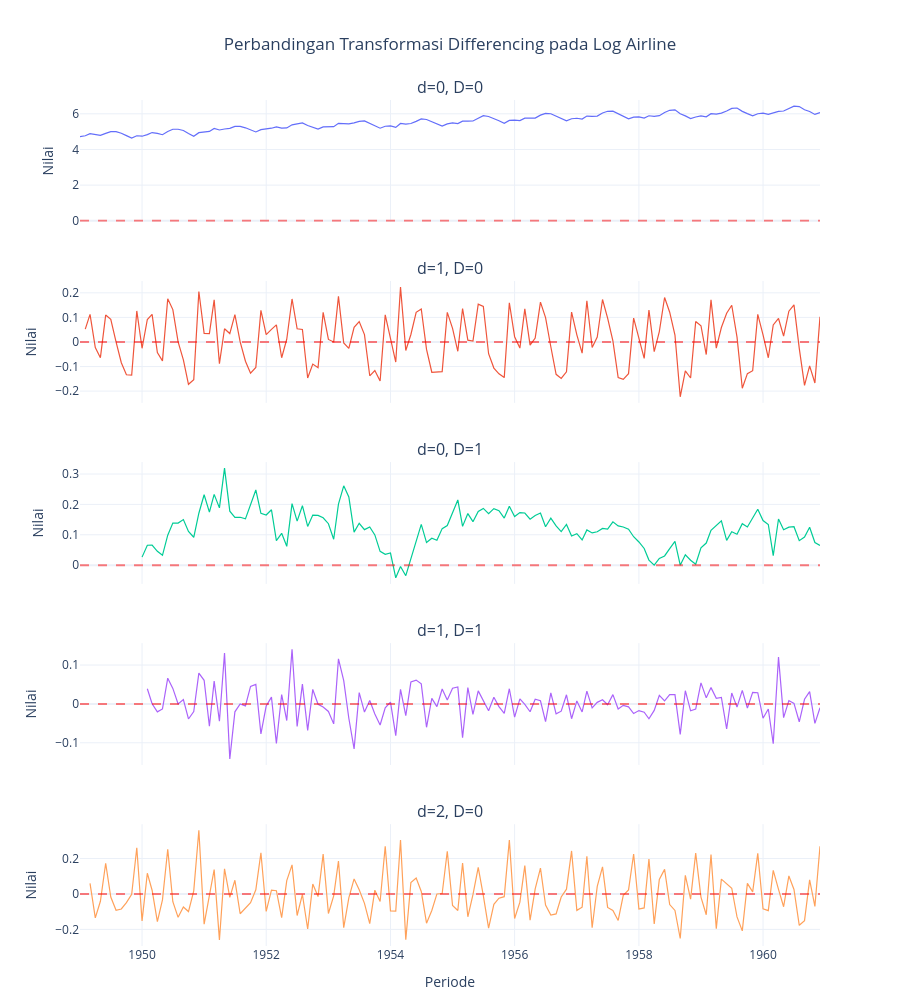

Notebook source saved alongside this figure:
### Markdown cell above
> Fungsi otomatis memberi **d = 2** untuk log Airline karena hanya mengenal differencing biasa. Sumber non-stasioneritas yang tersisa
> adalah **musiman**, sehingga jawaban yang tepat adalah d = 1 **dan** D = 1, bukan differencing biasa kedua. Kita bandingkan beberapa
> kombinasi untuk log Airline:

### Code cell
import plotly.graph_objects as go
from plotly.subplots import make_subplots
import numpy as np
import pandas as pd

ly = np.log(air)

# Kombinasi differencing
kombinasi = {
    'd=0, D=0': ly,
    'd=1, D=0': ly.diff(),
    'd=0, D=1': ly.diff(12),
    'd=1, D=1': ly.diff().diff(12),
    'd=2, D=0': ly.diff().diff()
}

# Ringkasan statistik dan uji stasioneritas
ringkas = {}

for k, z in kombinasi.items():
    z = z.dropna()
    u = uji_stasioner(z)

    ringkas[k] = {
        **u,
        'simp. baku': round(z.std(), 4),
        'ACF lag 1': round(acf(z, nlags=12)[1], 3),
        'ACF lag 12': round(acf(z, nlags=12)[12], 3)
    }

tabel_ringkas = pd.DataFrame(ringkas).T

# Visualisasi Plotly
fig = make_subplots(
    rows=5, cols=1,
    shared_xaxes=True,
    subplot_titles=list(kombinasi.keys()),
    vertical_spacing=0.07
)

for i, (nama, z) in enumerate(kombinasi.items(), start=1):

    z = z.dropna()

    fig.add_trace(
        go.Scatter(
            x=z.index,
            y=z.values,
            mode='lines',
            name=nama,
            line=dict(width=1.2),
            hovertemplate=
                'Periode: %{x}<br>' +
                'Nilai: %{y:.4f}<extra></extra>'
        ),
        row=i, col=1
    )

    fig.add_hline(
        y=0,
        line_dash='dash',
        line_color='red',
        opacity=0.5,
        row=i, col=1
    )

    fig.update_yaxes(
        title_text='Nilai',
        row=i, col=1
    )

fig.update_layout(
    title=dict(
        text='Perbandingan Transformasi Differencing pada Log Airline',
        x=0.5
    ),
    template='plotly_white',
    height=1000,
    hovermode='x unified',
    showlegend=False,
    margin=dict(t=100, b=50)
)

fig.update_xaxes(title_text='Periode', row=5, col=1)

fig.show()

# Tabel ringkasan
display(tabel_ringkas)

### Figure 1 — Plotly figure (JSON) as saved in the notebook; plotly's stock layout.template omitted (floating-point values rounded to 4 significant figures; data arrays with more than 128 entries replaced by an {"elided": "..."} marker saying what was removed)
{"data": [{"hovertemplate": "Periode: %{x}<br>Nilai: %{y:.4f}<extra></extra>", "line": {"width": 1.2}, "mode": "lines", "name": "d=0, D=0", "type": "scatter", "x": {"elided": "144 str values"}, "xaxis": "x", "y": {"elided": "144 float values"}, "yaxis": "y"}, {"hovertemplate": "Periode: %{x}<br>Nilai: %{y:.4f}<extra></extra>", "line": {"width": 1.2}, "mode": "lines", "name": "d=1, D=0", "type": "scatter", "x": {"elided": "143 str values"}, "xaxis": "x2", "y": {"elided": "143 float values"}, "yaxis": "y2"}, {"hovertemplate": "Periode: %{x}<br>Nilai: %{y:.4f}<extra></extra>", "line": {"width": 1.2}, "mode": "lines", "name": "d=0, D=1", "type": "scatter", "x": {"elided": "132 str values"}, "xaxis": "x3", "y": {"elided": "132 float values"}, "yaxis": "y3"}, {"hovertemplate": "Periode: %{x}<br>Nilai: %{y:.4f}<extra></extra>", "line": {"width": 1.2}, "mode": "lines", "name": "d=1, D=1", "type": "scatter", "x": {"elided": "131 str values"}, "xaxis": "x4", "y": {"elided": "131 float values"}, "yaxis": "y4"}, {"hovertemplate": "Periode: %{x}<br>Nilai: %{y:.4f}<extra></extra>", "line": {"width": 1.2}, "mode": "lines", "name": "d=2, D=0", "type": "scatter", "x": {"elided": "142 str values"}, "xaxis": "x5", "y": {"elided": "142 float values"}, "yaxis": "y5"}], "layout": {"annotations": [{"font": {"size": 16}, "showarrow": false, "text": "d=0, D=0", "x": 0.5, "xanchor": "center", "xref": "paper", "y": 1, "yanchor": "bottom", "yref": "paper"}, {"font": {"size": 16}, "showarrow": false, "text": "d=1, D=0", "x": 0.5, "xanchor": "center", "xref": "paper", "y": 0.786, "yanchor": "bottom", "yref": "paper"}, {"font": {"size": 16}, "showarrow": false, "text": "d=0, D=1", "x": 0.5, "xanchor": "center", "xref": "paper", "y": 0.572, "yanchor": "bottom", "yref": "paper"}, {"font": {"size": 16}, "showarrow": false, "text": "d=1, D=1", "x": 0.5, "xanchor": "center", "xref": "paper", "y": 0.358, "yanchor": "bottom", "yref": "paper"}, {"font": {"size": 16}, "showarrow": false, "text": "d=2, D=0", "x": 0.5, "xanchor": "center", "xref": "paper", "y": 0.144, "yanchor": "bottom", "yref": "paper"}], "height": 1000, "hovermode": "x unified", "margin": {"b": 50, "t": 100}, "shapes": [{"line": {"color": "red", "dash": "dash"}, "opacity": 0.5, "type": "line", "x0": 0, "x1": 1, "xref": "x domain", "y0": 0, "y1": 0, "yref": "y"}, {"line": {"color": "red", "dash": "dash"}, "opacity": 0.5, "type": "line", "x0": 0, "x1": 1, "xref": "x2 domain", "y0": 0, "y1": 0, "yref": "y2"}, {"line": {"color": "red", "dash": "dash"}, "opacity": 0.5, "type": "line", "x0": 0, "x1": 1, "xref": "x3 domain", "y0": 0, "y1": 0, "yref": "y3"}, {"line": {"color": "red", "dash": "dash"}, "opacity": 0.5, "type": "line", "x0": 0, "x1": 1, "xref": "x4 domain", "y0": 0, "y1": 0, "yref": "y4"}, {"line": {"color": "red", "dash": "dash"}, "opacity": 0.5, "type": "line", "x0": 0, "x1": 1, "xref": "x5 domain", "y0": 0, "y1": 0, "yref": "y5"}], "showlegend": false, "title": {"text": "Perbandingan Transformasi Differencing pada Log Airline", "x": 0.5}, "xaxis": {"anchor": "y", "domain": [0, 1], "matches": "x5", "showticklabels": false}, "xaxis2": {"anchor": "y2", "domain": [0, 1], "matches": "x5", "showticklabels": false}, "xaxis3": {"anchor": "y3", "domain": [0, 1], "matches": "x5", "showticklabels": false}, "xaxis4": {"anchor": "y4", "domain": [0, 1], "matches": "x5", "showticklabels": false}, "xaxis5": {"anchor": "y5", "domain": [0, 1], "title": {"text": "Periode"}}, "yaxis": {"anchor": "x", "domain": [0.856, 1], "title": {"text": "Nilai"}}, "yaxis2": {"anchor": "x2", "domain": [0.642, 0.786], "title": {"text": "Nilai"}}, "yaxis3": {"anchor": "x3", "domain": [0.428, 0.572], "title": {"text": "Nilai"}}, "yaxis4": {"anchor": "x4", "domain": [0.214, 0.358], "title": {"text": "Nilai"}}, "yaxis5": {"anchor": "x5", "domain": [0, 0.144], "title": {"text": "Nilai"}}}}
